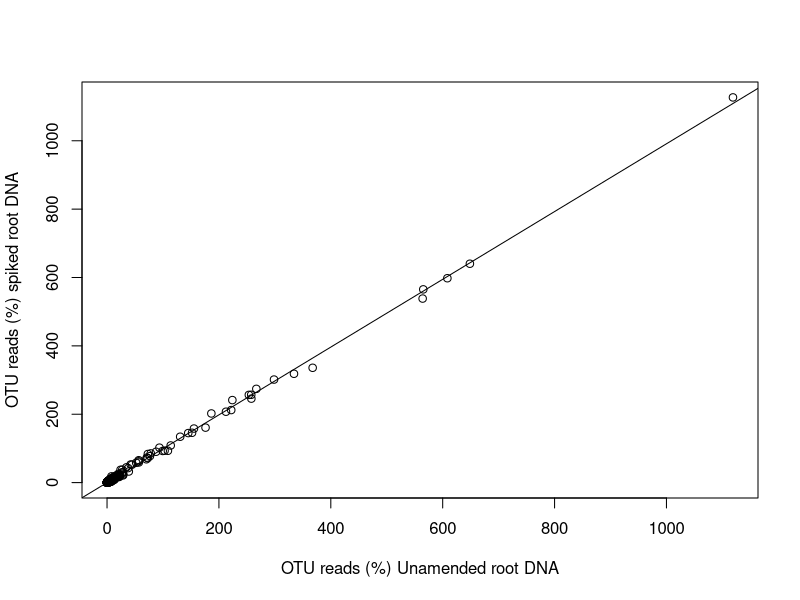
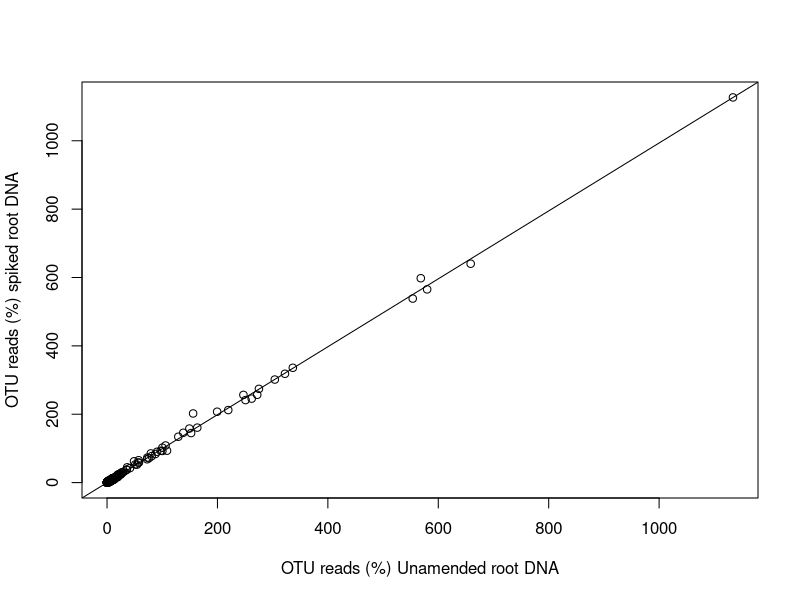
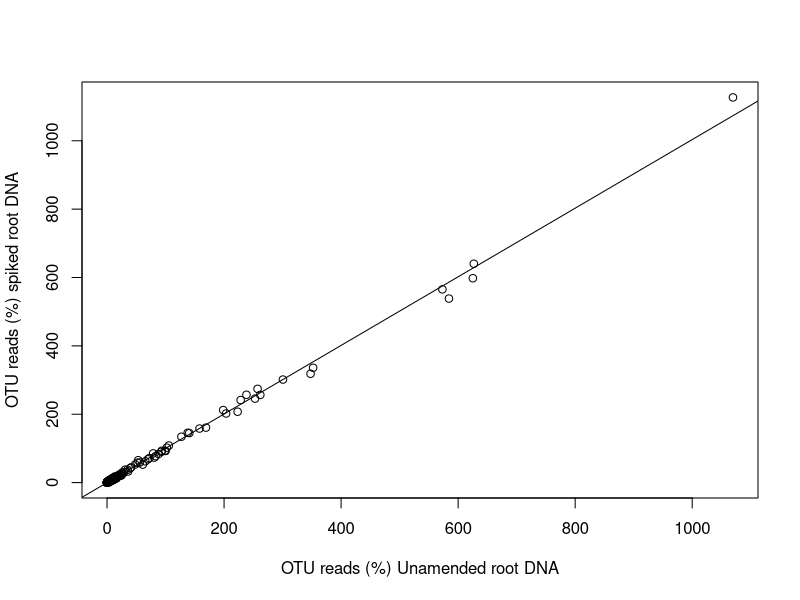
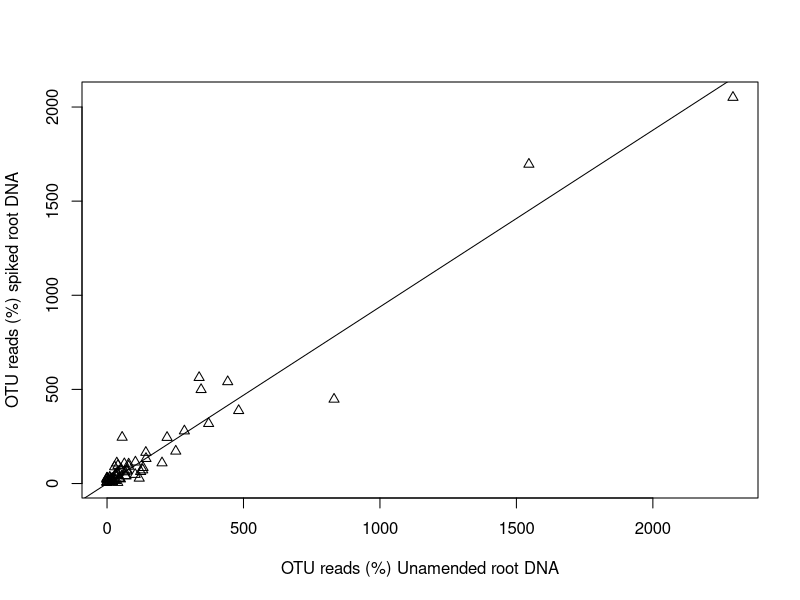
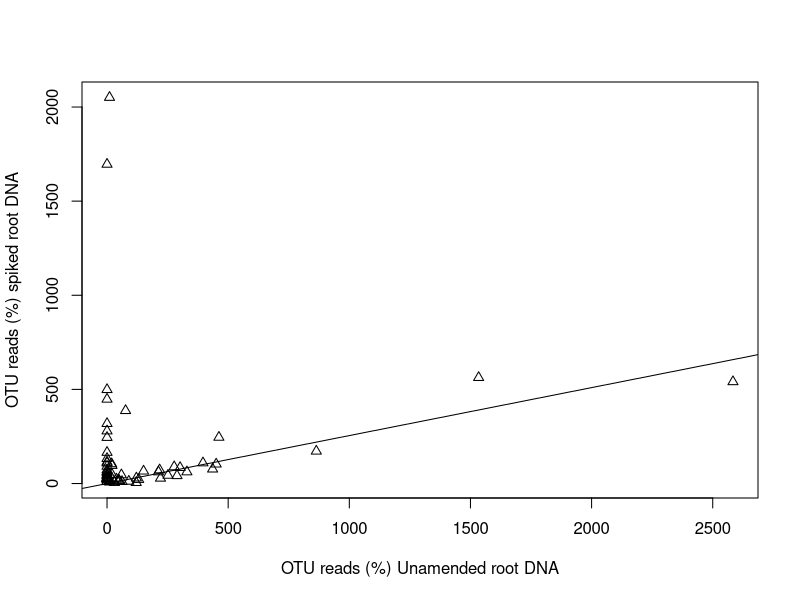
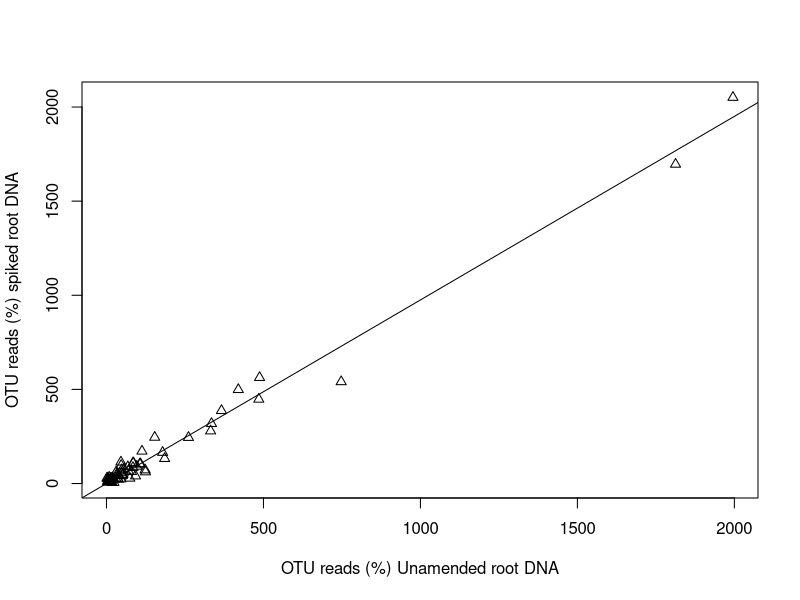

These charts were generated, in order, by the following R code: (Note: this script raises an error after producing the figures.)
setwd("/mnt/bai/qinyuan/xiaoxuan/QA/")
print(paste("Your working directory is in",getwd()))
library(dplyr)
library(ggplot2)
library(broom)

bac <- read.csv("data/Fig4a-lm-bac.csv", header = T)
fun <- read.csv("data/Fig4a-lm-fun.csv", header = T)

## Bacteria E05-E00

data_e05_bac <- dplyr::select(bac, OTUID, E05_bac, E00_bac)

x1 <- data_e05_bac$E05_bac
y1 <- data_e05_bac$E00_bac

cor.test(x1,y1,method="pearson")
lm.fit1 <- lm(y1~0+x1)
coef(lm.fit1)

plot(data_e05_bac$E05_bac,data_e05_bac$E00_bac,
     xlab ="OTU reads (%) Unamended root DNA", 
     ylab ="OTU reads (%) spiked root DNA")

abline(lm.fit1)

## Bacteria E04-E00

data_e04_bac <- dplyr::select(bac, OTUID, E04_bac, E00_bac)

x2 <- data_e04_bac$E04_bac
y2 <- data_e04_bac$E00_bac

cor.test(x2,y2,method="pearson")
lm.fit2 <-lm(y2~0+x2)
coef(lm.fit2)

plot(data_e04_bac$E04_bac,data_e04_bac$E00_bac,
     xlab ="OTU reads (%) Unamended root DNA", 
     ylab ="OTU reads (%) spiked root DNA")

abline(lm.fit2)


## Bacteria E03-E00

data_e03_bac <- dplyr::select(bac, OTUID, E03_bac, E00_bac)

x3 <- data_e03_bac$E03_bac
y3 <- data_e03_bac$E00_bac

cor.test(x3,y3,method="pearson")
lm.fit3 <-lm(y3~0+x3)
coef(lm.fit3)

plot(data_e03_bac$E03_bac,data_e03_bac$E00_bac,
     xlab ="OTU reads (%) Unamended root DNA", 
     ylab ="OTU reads (%) spiked root DNA")

abline(lm.fit3)


## Fungi E05-E00

data_e05_fun <- dplyr::select(fun, OTUID, E05_fun, E00_fun)

x4 <- data_e05_fun$E05_fun
y4 <- data_e05_fun$E00_fun

cor.test(x4,y4,method="pearson")
lm.fit4 <- lm(y4~0+x4)
coef(lm.fit4)

plot(data_e05_fun$E05_fun,data_e05_fun$E00_fun,pch=2,
     xlab ="OTU reads (%) Unamended root DNA", 
     ylab ="OTU reads (%) spiked root DNA")

abline(lm.fit4)


## Fungi E04-E00

data_e04_fun <- dplyr::select(fun, OTUID, E04_fun, E00_fun)

x5 <- data_e04_fun$E04_fun
y5 <- data_e04_fun$E00_fun

cor.test(x5,y5,method="pearson")
lm.fit5 <- lm(y5~0+x5)
coef(lm.fit5)

plot(data_e04_fun$E04_fun,data_e04_fun$E00_fun,pch=2,
     xlab ="OTU reads (%) Unamended root DNA", 
     ylab ="OTU reads (%) spiked root DNA")

abline(lm.fit5)


## Fungi E03-E00

data_e03_fun <- dplyr::select(fun, OTUID, E03_fun, E00_fun)

x6 <- data_e03_fun$E03_fun
y6 <- data_e03_fun$E00_fun

cor.test(x6,y6,method="pearson")
lm.fit6 <- lm(y6~0+x6)
coef(lm.fit6)

plot(data_e03_fun$E03_fun,data_e03_fun$E00_fun,pch=2,
     xlab ="OTU reads (%) Unamended root DNA", 
     ylab ="OTU reads (%) spiked root DNA")

abline(lm.fit6)

coef <- c(coef(lm.fit1), coef(lm.fit2), coef(lm.fit3), coef(lm.fit4), coef(lm.fit5), coef(lm.fit6))
id <- c("E05_bac", "E04_bac", "E03_bac", "E05_fun", "E04_fun", "E03_fun")
pearson_value <- c("0.9992054", "0.9991369", "0.9985348", "0.9735125", "0.1569087", "0.992301")
tab <- rbind(id, coef, pearson_value)

write.table(tab,file = "./result/Fig4a_pearson_value.txt",sep = '\t',row.names = T)

